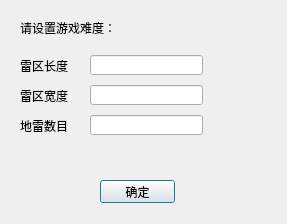
<?xml version="1.0" encoding="UTF-8"?>
<ui version="4.0">
 <class>Selects</class>
 <widget class="QDialog" name="Selects">
  <property name="geometry">
   <rect>
    <x>0</x>
    <y>0</y>
    <width>287</width>
    <height>224</height>
   </rect>
  </property>
  <property name="windowTitle">
   <string>Dialog</string>
  </property>
  <property name="styleSheet">
   <string notr="true"/>
  </property>
  <widget class="QPushButton" name="Confirm">
   <property name="geometry">
    <rect>
     <x>100</x>
     <y>180</y>
     <width>75</width>
     <height>23</height>
    </rect>
   </property>
   <property name="text">
    <string>确定</string>
   </property>
  </widget>
  <widget class="QLabel" name="label">
   <property name="geometry">
    <rect>
     <x>20</x>
     <y>60</y>
     <width>54</width>
     <height>12</height>
    </rect>
   </property>
   <property name="text">
    <string>雷区长度</string>
   </property>
  </widget>
  <widget class="QLabel" name="label_2">
   <property name="geometry">
    <rect>
     <x>20</x>
     <y>90</y>
     <width>54</width>
     <height>12</height>
    </rect>
   </property>
   <property name="text">
    <string>雷区宽度</string>
   </property>
  </widget>
  <widget class="QLabel" name="label_3">
   <property name="geometry">
    <rect>
     <x>20</x>
     <y>120</y>
     <width>54</width>
     <height>12</height>
    </rect>
   </property>
   <property name="text">
    <string>地雷数目</string>
   </property>
  </widget>
  <widget class="QLineEdit" name="Length">
   <property name="geometry">
    <rect>
     <x>90</x>
     <y>55</y>
     <width>113</width>
     <height>20</height>
    </rect>
   </property>
  </widget>
  <widget class="QLineEdit" name="Width">
   <property name="geometry">
    <rect>
     <x>90</x>
     <y>85</y>
     <width>113</width>
     <height>20</height>
    </rect>
   </property>
  </widget>
  <widget class="QLineEdit" name="Number">
   <property name="geometry">
    <rect>
     <x>90</x>
     <y>115</y>
     <width>113</width>
     <height>20</height>
    </rect>
   </property>
  </widget>
  <widget class="QLabel" name="label_4">
   <property name="geometry">
    <rect>
     <x>20</x>
     <y>20</y>
     <width>171</width>
     <height>16</height>
    </rect>
   </property>
   <property name="text">
    <string>请设置游戏难度：</string>
   </property>
  </widget>
 </widget>
 <resources/>
 <connections/>
</ui>
